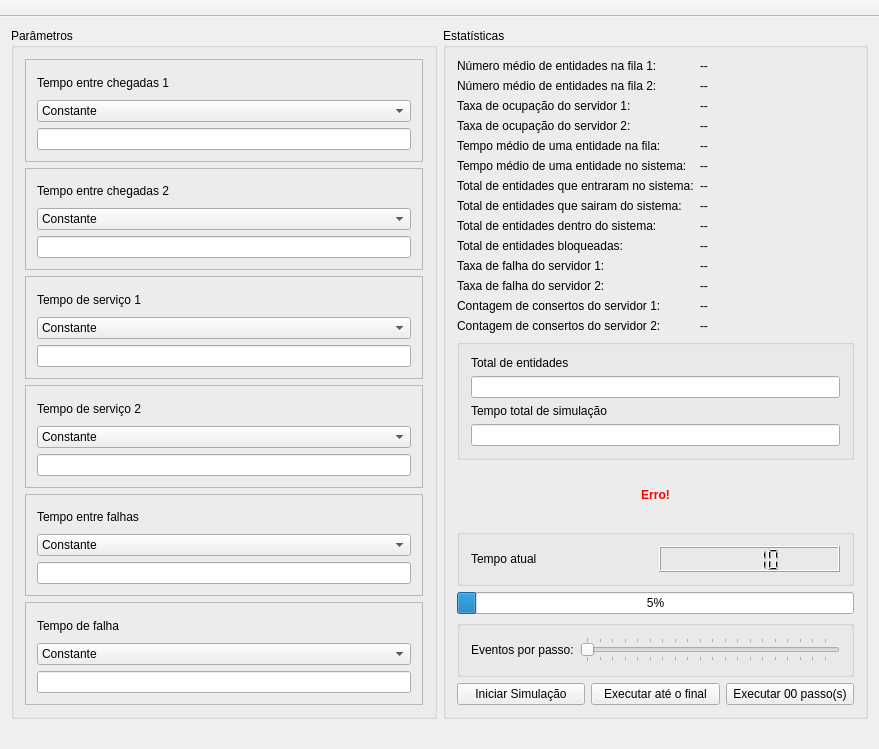
<?xml version="1.0" encoding="UTF-8"?>
<ui version="4.0">
 <class>MainWindow</class>
 <widget class="QMainWindow" name="MainWindow">
  <property name="geometry">
   <rect>
    <x>0</x>
    <y>0</y>
    <width>879</width>
    <height>749</height>
   </rect>
  </property>
  <property name="sizePolicy">
   <sizepolicy hsizetype="Fixed" vsizetype="Fixed">
    <horstretch>0</horstretch>
    <verstretch>0</verstretch>
   </sizepolicy>
  </property>
  <property name="windowTitle">
   <string>Simulador</string>
  </property>
  <widget class="QWidget" name="centralWidget">
   <layout class="QHBoxLayout" name="horizontalLayout_3">
    <item>
     <widget class="QGroupBox" name="groupBox">
      <property name="title">
       <string>Parâmetros</string>
      </property>
      <layout class="QVBoxLayout" name="verticalLayout">
       <item>
        <widget class="QFrame" name="frame_10">
         <property name="frameShape">
          <enum>QFrame::StyledPanel</enum>
         </property>
         <property name="frameShadow">
          <enum>QFrame::Raised</enum>
         </property>
         <layout class="QVBoxLayout" name="verticalLayout_15">
          <item>
           <layout class="QVBoxLayout" name="verticalLayout_16">
            <item>
             <widget class="QLabel" name="label_7">
              <property name="text">
               <string>Tempo entre chegadas 1</string>
              </property>
             </widget>
            </item>
            <item>
             <widget class="QComboBox" name="tec1_cb">
              <item>
               <property name="text">
                <string>Constante</string>
               </property>
              </item>
              <item>
               <property name="text">
                <string>Exponencial</string>
               </property>
              </item>
              <item>
               <property name="text">
                <string>Normal</string>
               </property>
              </item>
              <item>
               <property name="text">
                <string>Triangular</string>
               </property>
              </item>
              <item>
               <property name="text">
                <string>Uniforme</string>
               </property>
              </item>
             </widget>
            </item>
            <item>
             <widget class="QLineEdit" name="tec1_text"/>
            </item>
           </layout>
          </item>
         </layout>
        </widget>
       </item>
       <item>
        <widget class="QFrame" name="frame_8">
         <property name="frameShape">
          <enum>QFrame::StyledPanel</enum>
         </property>
         <property name="frameShadow">
          <enum>QFrame::Raised</enum>
         </property>
         <layout class="QVBoxLayout" name="verticalLayout_12">
          <item>
           <layout class="QVBoxLayout" name="verticalLayout_13">
            <item>
             <widget class="QLabel" name="label_6">
              <property name="text">
               <string>Tempo entre chegadas 2</string>
              </property>
             </widget>
            </item>
            <item>
             <widget class="QComboBox" name="tec2_cb">
              <item>
               <property name="text">
                <string>Constante</string>
               </property>
              </item>
              <item>
               <property name="text">
                <string>Exponencial</string>
               </property>
              </item>
              <item>
               <property name="text">
                <string>Normal</string>
               </property>
              </item>
              <item>
               <property name="text">
                <string>Triangular</string>
               </property>
              </item>
              <item>
               <property name="text">
                <string>Uniforme</string>
               </property>
              </item>
             </widget>
            </item>
            <item>
             <widget class="QLineEdit" name="tec2_text"/>
            </item>
           </layout>
          </item>
         </layout>
        </widget>
       </item>
       <item>
        <widget class="QFrame" name="frame_5">
         <property name="frameShape">
          <enum>QFrame::StyledPanel</enum>
         </property>
         <property name="frameShadow">
          <enum>QFrame::Raised</enum>
         </property>
         <layout class="QVBoxLayout" name="verticalLayout_6">
          <item>
           <layout class="QVBoxLayout" name="verticalLayout_7">
            <item>
             <widget class="QLabel" name="label_4">
              <property name="text">
               <string>Tempo de serviço 1</string>
              </property>
             </widget>
            </item>
            <item>
             <widget class="QComboBox" name="ts1_cb">
              <item>
               <property name="text">
                <string>Constante</string>
               </property>
              </item>
              <item>
               <property name="text">
                <string>Exponencial</string>
               </property>
              </item>
              <item>
               <property name="text">
                <string>Normal</string>
               </property>
              </item>
              <item>
               <property name="text">
                <string>Triangular</string>
               </property>
              </item>
              <item>
               <property name="text">
                <string>Uniforme</string>
               </property>
              </item>
             </widget>
            </item>
            <item>
             <widget class="QLineEdit" name="ts1_text"/>
            </item>
           </layout>
          </item>
         </layout>
        </widget>
       </item>
       <item>
        <widget class="QFrame" name="frame_3">
         <property name="frameShape">
          <enum>QFrame::StyledPanel</enum>
         </property>
         <property name="frameShadow">
          <enum>QFrame::Raised</enum>
         </property>
         <layout class="QVBoxLayout" name="verticalLayout_4">
          <item>
           <layout class="QVBoxLayout" name="verticalLayout_5">
            <item>
             <widget class="QLabel" name="label_3">
              <property name="text">
               <string>Tempo de serviço 2</string>
              </property>
             </widget>
            </item>
            <item>
             <widget class="QComboBox" name="ts2_cb">
              <item>
               <property name="text">
                <string>Constante</string>
               </property>
              </item>
              <item>
               <property name="text">
                <string>Exponencial</string>
               </property>
              </item>
              <item>
               <property name="text">
                <string>Normal</string>
               </property>
              </item>
              <item>
               <property name="text">
                <string>Triangular</string>
               </property>
              </item>
              <item>
               <property name="text">
                <string>Uniforme</string>
               </property>
              </item>
             </widget>
            </item>
            <item>
             <widget class="QLineEdit" name="ts2_text"/>
            </item>
           </layout>
          </item>
         </layout>
        </widget>
       </item>
       <item>
        <widget class="QFrame" name="frame">
         <property name="frameShape">
          <enum>QFrame::StyledPanel</enum>
         </property>
         <property name="frameShadow">
          <enum>QFrame::Raised</enum>
         </property>
         <layout class="QVBoxLayout" name="verticalLayout_9">
          <item>
           <layout class="QVBoxLayout" name="verticalLayout_2">
            <item>
             <widget class="QLabel" name="label_2">
              <property name="text">
               <string>Tempo entre falhas</string>
              </property>
             </widget>
            </item>
            <item>
             <widget class="QComboBox" name="tef_cb">
              <item>
               <property name="text">
                <string>Constante</string>
               </property>
              </item>
              <item>
               <property name="text">
                <string>Exponencial</string>
               </property>
              </item>
              <item>
               <property name="text">
                <string>Normal</string>
               </property>
              </item>
              <item>
               <property name="text">
                <string>Triangular</string>
               </property>
              </item>
              <item>
               <property name="text">
                <string>Uniforme</string>
               </property>
              </item>
             </widget>
            </item>
            <item>
             <widget class="QLineEdit" name="tef_text"/>
            </item>
           </layout>
          </item>
         </layout>
        </widget>
       </item>
       <item>
        <widget class="QFrame" name="frame_2">
         <property name="frameShape">
          <enum>QFrame::StyledPanel</enum>
         </property>
         <property name="frameShadow">
          <enum>QFrame::Raised</enum>
         </property>
         <layout class="QVBoxLayout" name="verticalLayout_10">
          <item>
           <layout class="QVBoxLayout" name="verticalLayout_8">
            <item>
             <widget class="QLabel" name="label_8">
              <property name="text">
               <string>Tempo de falha</string>
              </property>
             </widget>
            </item>
            <item>
             <widget class="QComboBox" name="tf_cb">
              <item>
               <property name="text">
                <string>Constante</string>
               </property>
              </item>
              <item>
               <property name="text">
                <string>Exponencial</string>
               </property>
              </item>
              <item>
               <property name="text">
                <string>Normal</string>
               </property>
              </item>
              <item>
               <property name="text">
                <string>Triangular</string>
               </property>
              </item>
              <item>
               <property name="text">
                <string>Uniforme</string>
               </property>
              </item>
             </widget>
            </item>
            <item>
             <widget class="QLineEdit" name="tf_text"/>
            </item>
           </layout>
          </item>
         </layout>
        </widget>
       </item>
      </layout>
     </widget>
    </item>
    <item>
     <widget class="QGroupBox" name="groupBox_2">
      <property name="title">
       <string>Estatísticas</string>
      </property>
      <layout class="QVBoxLayout" name="verticalLayout_3">
       <item>
        <layout class="QFormLayout" name="formLayout">
         <item row="0" column="0">
          <widget class="QLabel" name="label">
           <property name="text">
            <string>Número médio de entidades na fila 1:</string>
           </property>
          </widget>
         </item>
         <item row="0" column="1">
          <widget class="QLabel" name="mean_entity_in_queue_1">
           <property name="text">
            <string>--</string>
           </property>
          </widget>
         </item>
         <item row="1" column="0">
          <widget class="QLabel" name="label_24">
           <property name="text">
            <string>Número médio de entidades na fila 2:</string>
           </property>
          </widget>
         </item>
         <item row="1" column="1">
          <widget class="QLabel" name="mean_entity_in_queue_2">
           <property name="text">
            <string>--</string>
           </property>
          </widget>
         </item>
         <item row="2" column="0">
          <widget class="QLabel" name="label_10">
           <property name="text">
            <string>Taxa de ocupação do servidor 1:</string>
           </property>
          </widget>
         </item>
         <item row="2" column="1">
          <widget class="QLabel" name="occupation_rate_1">
           <property name="text">
            <string>--</string>
           </property>
          </widget>
         </item>
         <item row="3" column="0">
          <widget class="QLabel" name="label_12">
           <property name="text">
            <string>Taxa de ocupação do servidor 2:</string>
           </property>
          </widget>
         </item>
         <item row="3" column="1">
          <widget class="QLabel" name="occupation_rate_2">
           <property name="text">
            <string>--</string>
           </property>
          </widget>
         </item>
         <item row="4" column="0">
          <widget class="QLabel" name="label_22">
           <property name="text">
            <string>Tempo médio de uma entidade na fila:</string>
           </property>
          </widget>
         </item>
         <item row="4" column="1">
          <widget class="QLabel" name="mean_time_in_queue">
           <property name="text">
            <string>--</string>
           </property>
          </widget>
         </item>
         <item row="5" column="0">
          <widget class="QLabel" name="label_20">
           <property name="text">
            <string>Tempo médio de uma entidade no sistema:</string>
           </property>
          </widget>
         </item>
         <item row="5" column="1">
          <widget class="QLabel" name="mean_time_in_system">
           <property name="text">
            <string>--</string>
           </property>
          </widget>
         </item>
         <item row="6" column="0">
          <widget class="QLabel" name="label_18">
           <property name="text">
            <string>Total de entidades que entraram no sistema:</string>
           </property>
          </widget>
         </item>
         <item row="6" column="1">
          <widget class="QLabel" name="entities_entered">
           <property name="text">
            <string>--</string>
           </property>
          </widget>
         </item>
         <item row="10" column="0">
          <widget class="QLabel" name="label_16">
           <property name="text">
            <string>Taxa de falha do servidor 1:</string>
           </property>
          </widget>
         </item>
         <item row="10" column="1">
          <widget class="QLabel" name="fail_rate_1">
           <property name="text">
            <string>--</string>
           </property>
          </widget>
         </item>
         <item row="11" column="0">
          <widget class="QLabel" name="label_14">
           <property name="text">
            <string>Taxa de falha do servidor 2:</string>
           </property>
          </widget>
         </item>
         <item row="11" column="1">
          <widget class="QLabel" name="fail_rate_2">
           <property name="text">
            <string>--</string>
           </property>
          </widget>
         </item>
         <item row="12" column="0">
          <widget class="QLabel" name="label_28">
           <property name="text">
            <string>Contagem de consertos do servidor 1:</string>
           </property>
          </widget>
         </item>
         <item row="12" column="1">
          <widget class="QLabel" name="fix_count_1">
           <property name="text">
            <string>--</string>
           </property>
          </widget>
         </item>
         <item row="13" column="0">
          <widget class="QLabel" name="label_11">
           <property name="text">
            <string>Contagem de consertos do servidor 2:</string>
           </property>
          </widget>
         </item>
         <item row="13" column="1">
          <widget class="QLabel" name="fix_count_2">
           <property name="text">
            <string>--</string>
           </property>
          </widget>
         </item>
         <item row="7" column="0">
          <widget class="QLabel" name="label_9">
           <property name="text">
            <string>Total de entidades que sairam do sistema:</string>
           </property>
          </widget>
         </item>
         <item row="8" column="0">
          <widget class="QLabel" name="label_13">
           <property name="text">
            <string>Total de entidades dentro do sistema:</string>
           </property>
          </widget>
         </item>
         <item row="7" column="1">
          <widget class="QLabel" name="entities_left">
           <property name="text">
            <string>--</string>
           </property>
          </widget>
         </item>
         <item row="8" column="1">
          <widget class="QLabel" name="entities_inside">
           <property name="text">
            <string>--</string>
           </property>
          </widget>
         </item>
         <item row="9" column="0">
          <widget class="QLabel" name="label_15">
           <property name="text">
            <string>Total de entidades bloqueadas:</string>
           </property>
          </widget>
         </item>
         <item row="9" column="1">
          <widget class="QLabel" name="entities_blocked">
           <property name="text">
            <string>--</string>
           </property>
          </widget>
         </item>
        </layout>
       </item>
       <item>
        <widget class="QGroupBox" name="groupBox_3">
         <property name="title">
          <string/>
         </property>
         <layout class="QVBoxLayout" name="verticalLayout_14">
          <item>
           <widget class="QLabel" name="label_19">
            <property name="text">
             <string>Total de entidades</string>
            </property>
           </widget>
          </item>
          <item>
           <widget class="QLineEdit" name="entity_limit"/>
          </item>
          <item>
           <widget class="QLabel" name="label_21">
            <property name="text">
             <string>Tempo total de simulação</string>
            </property>
           </widget>
          </item>
          <item>
           <widget class="QLineEdit" name="total_time"/>
          </item>
         </layout>
        </widget>
       </item>
       <item>
        <widget class="QLabel" name="error">
         <property name="palette">
          <palette>
           <active>
            <colorrole role="WindowText">
             <brush brushstyle="SolidPattern">
              <color alpha="255">
               <red>255</red>
               <green>0</green>
               <blue>0</blue>
              </color>
             </brush>
            </colorrole>
            <colorrole role="Button">
             <brush brushstyle="SolidPattern">
              <color alpha="255">
               <red>255</red>
               <green>0</green>
               <blue>0</blue>
              </color>
             </brush>
            </colorrole>
            <colorrole role="Light">
             <brush brushstyle="SolidPattern">
              <color alpha="255">
               <red>255</red>
               <green>127</green>
               <blue>127</blue>
              </color>
             </brush>
            </colorrole>
            <colorrole role="Midlight">
             <brush brushstyle="SolidPattern">
              <color alpha="255">
               <red>255</red>
               <green>63</green>
               <blue>63</blue>
              </color>
             </brush>
            </colorrole>
            <colorrole role="Dark">
             <brush brushstyle="SolidPattern">
              <color alpha="255">
               <red>127</red>
               <green>0</green>
               <blue>0</blue>
              </color>
             </brush>
            </colorrole>
            <colorrole role="Mid">
             <brush brushstyle="SolidPattern">
              <color alpha="255">
               <red>170</red>
               <green>0</green>
               <blue>0</blue>
              </color>
             </brush>
            </colorrole>
            <colorrole role="Text">
             <brush brushstyle="SolidPattern">
              <color alpha="255">
               <red>255</red>
               <green>0</green>
               <blue>0</blue>
              </color>
             </brush>
            </colorrole>
            <colorrole role="BrightText">
             <brush brushstyle="SolidPattern">
              <color alpha="255">
               <red>255</red>
               <green>255</green>
               <blue>255</blue>
              </color>
             </brush>
            </colorrole>
            <colorrole role="ButtonText">
             <brush brushstyle="SolidPattern">
              <color alpha="255">
               <red>0</red>
               <green>0</green>
               <blue>0</blue>
              </color>
             </brush>
            </colorrole>
            <colorrole role="Base">
             <brush brushstyle="SolidPattern">
              <color alpha="255">
               <red>255</red>
               <green>255</green>
               <blue>255</blue>
              </color>
             </brush>
            </colorrole>
            <colorrole role="Window">
             <brush brushstyle="SolidPattern">
              <color alpha="255">
               <red>255</red>
               <green>0</green>
               <blue>0</blue>
              </color>
             </brush>
            </colorrole>
            <colorrole role="Shadow">
             <brush brushstyle="SolidPattern">
              <color alpha="255">
               <red>0</red>
               <green>0</green>
               <blue>0</blue>
              </color>
             </brush>
            </colorrole>
            <colorrole role="AlternateBase">
             <brush brushstyle="SolidPattern">
              <color alpha="255">
               <red>255</red>
               <green>127</green>
               <blue>127</blue>
              </color>
             </brush>
            </colorrole>
            <colorrole role="ToolTipBase">
             <brush brushstyle="SolidPattern">
              <color alpha="255">
               <red>255</red>
               <green>255</green>
               <blue>220</blue>
              </color>
             </brush>
            </colorrole>
            <colorrole role="ToolTipText">
             <brush brushstyle="SolidPattern">
              <color alpha="255">
               <red>0</red>
               <green>0</green>
               <blue>0</blue>
              </color>
             </brush>
            </colorrole>
           </active>
           <inactive>
            <colorrole role="WindowText">
             <brush brushstyle="SolidPattern">
              <color alpha="255">
               <red>255</red>
               <green>0</green>
               <blue>0</blue>
              </color>
             </brush>
            </colorrole>
            <colorrole role="Button">
             <brush brushstyle="SolidPattern">
              <color alpha="255">
               <red>255</red>
               <green>0</green>
               <blue>0</blue>
              </color>
             </brush>
            </colorrole>
            <colorrole role="Light">
             <brush brushstyle="SolidPattern">
              <color alpha="255">
               <red>255</red>
               <green>127</green>
               <blue>127</blue>
              </color>
             </brush>
            </colorrole>
            <colorrole role="Midlight">
             <brush brushstyle="SolidPattern">
              <color alpha="255">
               <red>255</red>
               <green>63</green>
               <blue>63</blue>
              </color>
             </brush>
            </colorrole>
            <colorrole role="Dark">
             <brush brushstyle="SolidPattern">
              <color alpha="255">
               <red>127</red>
               <green>0</green>
               <blue>0</blue>
              </color>
             </brush>
            </colorrole>
            <colorrole role="Mid">
             <brush brushstyle="SolidPattern">
              <color alpha="255">
               <red>170</red>
               <green>0</green>
               <blue>0</blue>
              </color>
             </brush>
            </colorrole>
            <colorrole role="Text">
             <brush brushstyle="SolidPattern">
              <color alpha="255">
               <red>255</red>
               <green>0</green>
               <blue>0</blue>
              </color>
             </brush>
            </colorrole>
            <colorrole role="BrightText">
             <brush brushstyle="SolidPattern">
              <color alpha="255">
               <red>255</red>
               <green>255</green>
               <blue>255</blue>
              </color>
             </brush>
            </colorrole>
            <colorrole role="ButtonText">
             <brush brushstyle="SolidPattern">
              <color alpha="255">
               <red>0</red>
               <green>0</green>
               <blue>0</blue>
              </color>
             </brush>
            </colorrole>
            <colorrole role="Base">
             <brush brushstyle="SolidPattern">
              <color alpha="255">
               <red>255</red>
               <green>255</green>
               <blue>255</blue>
              </color>
             </brush>
            </colorrole>
            <colorrole role="Window">
             <brush brushstyle="SolidPattern">
              <color alpha="255">
               <red>255</red>
               <green>0</green>
               <blue>0</blue>
              </color>
             </brush>
            </colorrole>
            <colorrole role="Shadow">
             <brush brushstyle="SolidPattern">
              <color alpha="255">
               <red>0</red>
               <green>0</green>
               <blue>0</blue>
              </color>
             </brush>
            </colorrole>
            <colorrole role="AlternateBase">
             <brush brushstyle="SolidPattern">
              <color alpha="255">
               <red>255</red>
               <green>127</green>
               <blue>127</blue>
              </color>
             </brush>
            </colorrole>
            <colorrole role="ToolTipBase">
             <brush brushstyle="SolidPattern">
              <color alpha="255">
               <red>255</red>
               <green>255</green>
               <blue>220</blue>
              </color>
             </brush>
            </colorrole>
            <colorrole role="ToolTipText">
             <brush brushstyle="SolidPattern">
              <color alpha="255">
               <red>0</red>
               <green>0</green>
               <blue>0</blue>
              </color>
             </brush>
            </colorrole>
           </inactive>
           <disabled>
            <colorrole role="WindowText">
             <brush brushstyle="SolidPattern">
              <color alpha="255">
               <red>127</red>
               <green>0</green>
               <blue>0</blue>
              </color>
             </brush>
            </colorrole>
            <colorrole role="Button">
             <brush brushstyle="SolidPattern">
              <color alpha="255">
               <red>255</red>
               <green>0</green>
               <blue>0</blue>
              </color>
             </brush>
            </colorrole>
            <colorrole role="Light">
             <brush brushstyle="SolidPattern">
              <color alpha="255">
               <red>255</red>
               <green>127</green>
               <blue>127</blue>
              </color>
             </brush>
            </colorrole>
            <colorrole role="Midlight">
             <brush brushstyle="SolidPattern">
              <color alpha="255">
               <red>255</red>
               <green>63</green>
               <blue>63</blue>
              </color>
             </brush>
            </colorrole>
            <colorrole role="Dark">
             <brush brushstyle="SolidPattern">
              <color alpha="255">
               <red>127</red>
               <green>0</green>
               <blue>0</blue>
              </color>
             </brush>
            </colorrole>
            <colorrole role="Mid">
             <brush brushstyle="SolidPattern">
              <color alpha="255">
               <red>170</red>
               <green>0</green>
               <blue>0</blue>
              </color>
             </brush>
            </colorrole>
            <colorrole role="Text">
             <brush brushstyle="SolidPattern">
              <color alpha="255">
               <red>127</red>
               <green>0</green>
               <blue>0</blue>
              </color>
             </brush>
            </colorrole>
            <colorrole role="BrightText">
             <brush brushstyle="SolidPattern">
              <color alpha="255">
               <red>255</red>
               <green>255</green>
               <blue>255</blue>
              </color>
             </brush>
            </colorrole>
            <colorrole role="ButtonText">
             <brush brushstyle="SolidPattern">
              <color alpha="255">
               <red>127</red>
               <green>0</green>
               <blue>0</blue>
              </color>
             </brush>
            </colorrole>
            <colorrole role="Base">
             <brush brushstyle="SolidPattern">
              <color alpha="255">
               <red>255</red>
               <green>0</green>
               <blue>0</blue>
              </color>
             </brush>
            </colorrole>
            <colorrole role="Window">
             <brush brushstyle="SolidPattern">
              <color alpha="255">
               <red>255</red>
               <green>0</green>
               <blue>0</blue>
              </color>
             </brush>
            </colorrole>
            <colorrole role="Shadow">
             <brush brushstyle="SolidPattern">
              <color alpha="255">
               <red>0</red>
               <green>0</green>
               <blue>0</blue>
              </color>
             </brush>
            </colorrole>
            <colorrole role="AlternateBase">
             <brush brushstyle="SolidPattern">
              <color alpha="255">
               <red>255</red>
               <green>0</green>
               <blue>0</blue>
              </color>
             </brush>
            </colorrole>
            <colorrole role="ToolTipBase">
             <brush brushstyle="SolidPattern">
              <color alpha="255">
               <red>255</red>
               <green>255</green>
               <blue>220</blue>
              </color>
             </brush>
            </colorrole>
            <colorrole role="ToolTipText">
             <brush brushstyle="SolidPattern">
              <color alpha="255">
               <red>0</red>
               <green>0</green>
               <blue>0</blue>
              </color>
             </brush>
            </colorrole>
           </disabled>
          </palette>
         </property>
         <property name="font">
          <font>
           <weight>75</weight>
           <bold>true</bold>
          </font>
         </property>
         <property name="text">
          <string>Erro!</string>
         </property>
         <property name="alignment">
          <set>Qt::AlignCenter</set>
         </property>
        </widget>
       </item>
       <item>
        <widget class="QGroupBox" name="groupBox_4">
         <property name="title">
          <string/>
         </property>
         <layout class="QHBoxLayout" name="horizontalLayout_4">
          <item>
           <widget class="QLabel" name="label_17">
            <property name="text">
             <string>Tempo atual</string>
            </property>
           </widget>
          </item>
          <item>
           <widget class="QLCDNumber" name="lcd">
            <property name="intValue" stdset="0">
             <number>10</number>
            </property>
           </widget>
          </item>
         </layout>
        </widget>
       </item>
       <item>
        <widget class="QProgressBar" name="progress_bar">
         <property name="value">
          <number>5</number>
         </property>
        </widget>
       </item>
       <item>
        <widget class="QGroupBox" name="groupBox_5">
         <property name="title">
          <string/>
         </property>
         <layout class="QHBoxLayout" name="horizontalLayout">
          <item>
           <widget class="QLabel" name="label_5">
            <property name="text">
             <string>Eventos por passo:</string>
            </property>
           </widget>
          </item>
          <item>
           <widget class="QSlider" name="nsteps">
            <property name="minimum">
             <number>1</number>
            </property>
            <property name="maximum">
             <number>99</number>
            </property>
            <property name="singleStep">
             <number>1</number>
            </property>
            <property name="orientation">
             <enum>Qt::Horizontal</enum>
            </property>
            <property name="tickPosition">
             <enum>QSlider::TicksBothSides</enum>
            </property>
            <property name="tickInterval">
             <number>5</number>
            </property>
           </widget>
          </item>
         </layout>
        </widget>
       </item>
       <item>
        <layout class="QHBoxLayout" name="horizontalLayout_2">
         <item>
          <widget class="QPushButton" name="start">
           <property name="text">
            <string>Iniciar Simulação</string>
           </property>
          </widget>
         </item>
         <item>
          <widget class="QPushButton" name="complete">
           <property name="text">
            <string>Executar até o final</string>
           </property>
          </widget>
         </item>
         <item>
          <widget class="QPushButton" name="step">
           <property name="text">
            <string>Executar 00 passo(s)</string>
           </property>
          </widget>
         </item>
        </layout>
       </item>
      </layout>
     </widget>
    </item>
   </layout>
  </widget>
  <widget class="QToolBar" name="mainToolBar">
   <property name="enabled">
    <bool>false</bool>
   </property>
   <property name="movable">
    <bool>false</bool>
   </property>
   <property name="floatable">
    <bool>false</bool>
   </property>
   <attribute name="toolBarArea">
    <enum>TopToolBarArea</enum>
   </attribute>
   <attribute name="toolBarBreak">
    <bool>false</bool>
   </attribute>
  </widget>
  <widget class="QStatusBar" name="statusBar">
   <property name="enabled">
    <bool>false</bool>
   </property>
   <property name="sizeGripEnabled">
    <bool>false</bool>
   </property>
  </widget>
 </widget>
 <layoutdefault spacing="6" margin="11"/>
 <resources/>
 <connections/>
</ui>
